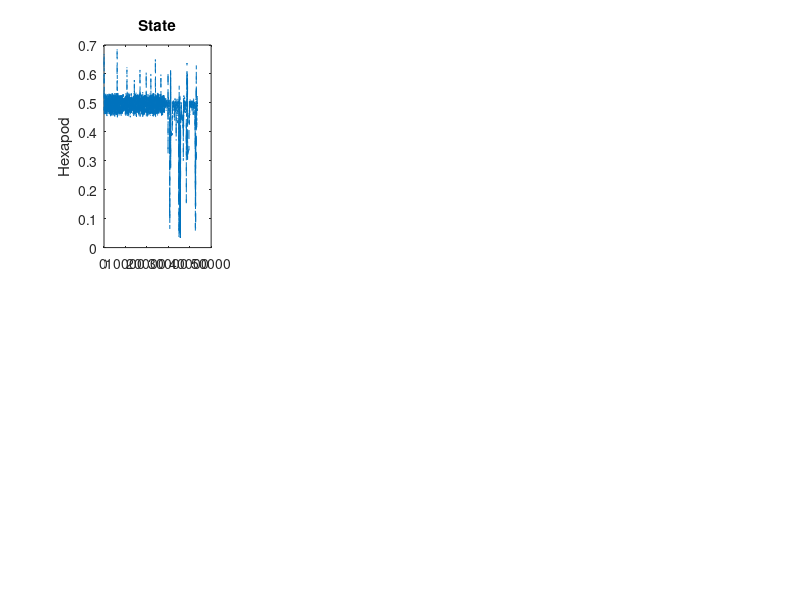

Reproduce this figure in MATLAB. (Note: this script raises an error after producing the figure.)
%****************** Legs on ground ******************************

state_Hex = importdata("state_Hex.csv");
state_Quad = importdata("state_Quad.csv");
Horizontal_Step_Hex = importdata("Horizontal_Step_Hex.csv");
Horizontal_Step_Quad = importdata("Horizontal_Step_Quad.csv");
Vertical_Step_Hex = importdata("Vertical_Step_Hex.csv");
Vertical_Step_Quad = importdata("Vertical_Step_Quad.csv");
Speed_Hex = importdata("Speed_Hex.csv");
Speed_Quad = importdata("Speed_Quad.csv");

Targets_Reached_Hex = importdata("TargetsReachedHex.csv");
Targets_Reached_Quad = importdata("TargetsReachedQuad.csv");

if state_Hex == Speed_Hex
    disp("Is the same");
end

HexTargetsReachedTime = [];
lastValueHex = Targets_Reached_Hex(1);
for t = 1:1:length(Targets_Reached_Hex)
    
    if Targets_Reached_Hex(t) ~= lastValueHex
        HexTargetsReachedTime(end + 1) = t;
        lastValueHex = Targets_Reached_Hex(t);
    end
end

QuadTargetsReachedTime = [];
lastValueQuad = Targets_Reached_Quad(1);
for t = 1:1:length(Targets_Reached_Quad)
    
    if Targets_Reached_Quad(t) ~= lastValueQuad;
        QuadTargetsReachedTime(end + 1) = t;
        lastValueQuad = Targets_Reached_Quad(t);
    end
end


figure(1)
hold on;

% HEXAPOD %

subplot(2, 4, 1);
plot(state_Hex, '--');
title("State");
ylabel("Hexapod");

for i = 1:1:length(HexTargetsReachedTime)
    xline(HexTargetsReachedTime(i),'--r');
end


subplot(2, 4, 2);
plot(Horizontal_Step_Hex, '--');
title("Vertical Step size");

for i = 1:1:length(HexTargetsReachedTime)
    xline(HexTargetsReachedTime(i),'--r');
end

subplot(2, 4, 3);
plot(Vertical_Step_Hex, '--');
title("Horizontal Step Size");

for i = 1:1:length(HexTargetsReachedTime)
    xline(HexTargetsReachedTime(i),'--r');
end

subplot(2, 4, 4);
plot(Speed_Hex, '--');
title("Speed");

for i = 1:1:length(HexTargetsReachedTime)
    xline(HexTargetsReachedTime(i),'--r');
end

% Quadruped %

subplot(2, 4, 5);
plot(state_Quad, '--');
ylabel("Quadruped");

for i = 1:1:length(QuadTargetsReachedTime)
    xline(QuadTargetsReachedTime(i),'--r');
end

subplot(2, 4, 6);
plot(Horizontal_Step_Quad, '--');

for i = 1:1:length(QuadTargetsReachedTime)
    xline(QuadTargetsReachedTime(i),'--r');
end

subplot(2, 4, 7);
plot(Vertical_Step_Quad, '--');

for i = 1:1:length(QuadTargetsReachedTime)
    xline(QuadTargetsReachedTime(i),'--r');
end

subplot(2, 4, 8);
plot(Speed_Quad, '--');

for i = 1:1:length(QuadTargetsReachedTime)
    xline(QuadTargetsReachedTime(i),'--r');
end

hold off;

%xlim([0 200]);
%ylim([-0.5, 1.5]);